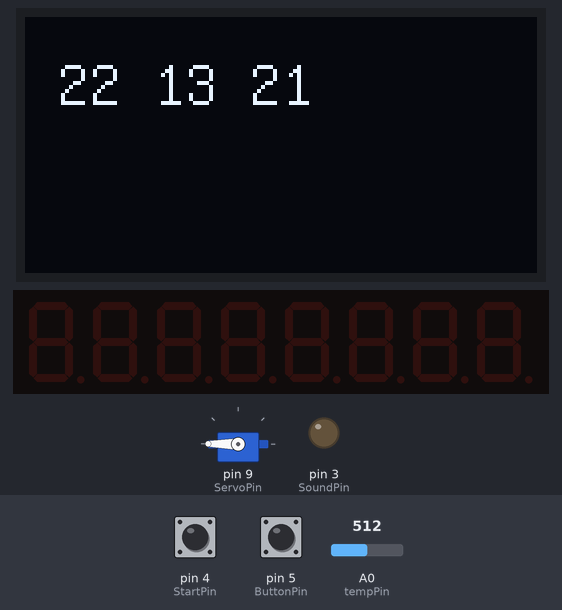
This sketch was run on a simulated Arduino Uno, built with avr-gcc and run on an emulated ATmega328P. Shown: servo, 128×64 one-colour display, 8-digit seven-segment display, output pins drawn as LEDs (lit = HIGH). Dashed ring = blinking. Inputs (shaded band) come from the test bench; at power-on: pin 4 (StartPin) LOW, A0 (tempPin) = 512, pin 5 (ButtonPin) LOW. The local clock reads 2024-03-15 10:24:30 at power-on unless the sketch sets it; what the sketch prints to the serial monitor is not drawn.

Above: at 1.2 s.
1.3 s: pin 4 (StartPin) pulled HIGH for 0.15 s
At 2.1 s:
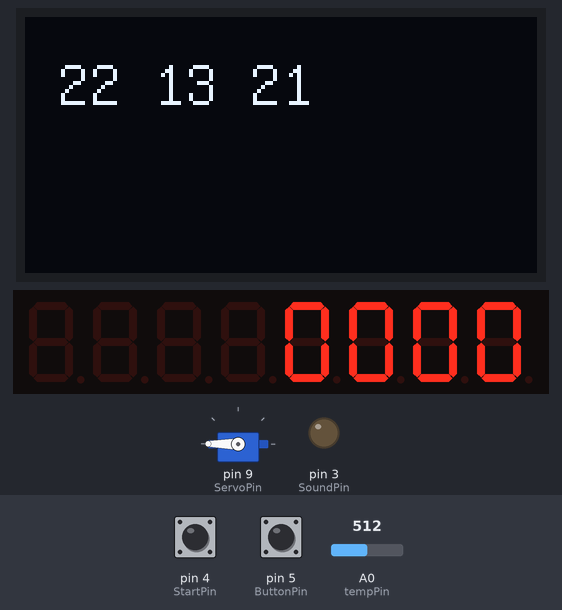
4.4 s: A0 (tempPin) set to 414
6.0 s: A0 (tempPin) set to 388
At 7.9 s:
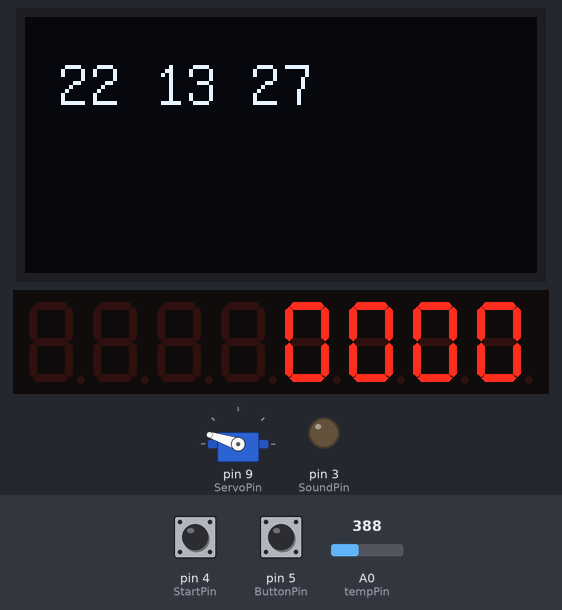
9.0 s: A0 (tempPin) set to 0
At 11.8 s:
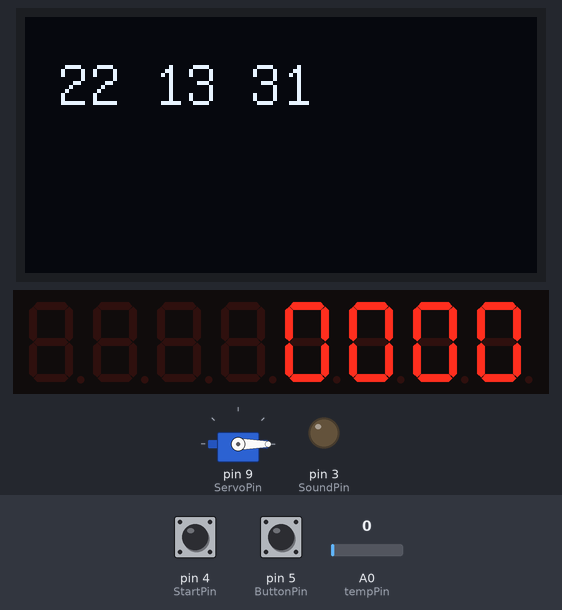
12.0 s: pin 4 (StartPin) pulled HIGH for 1 s
At 13.23 s:
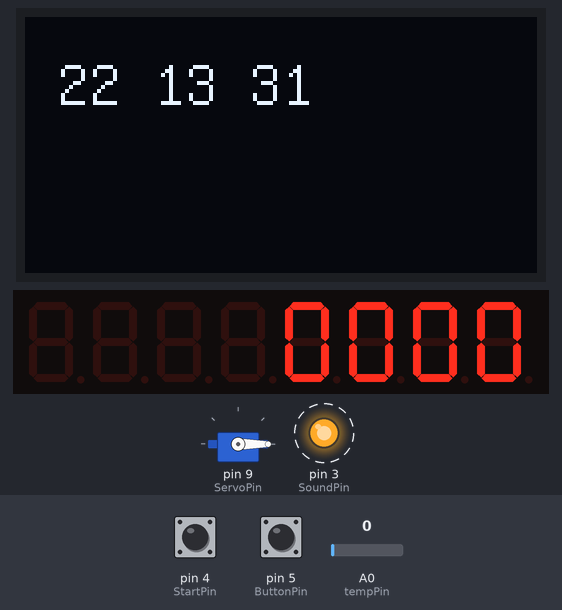
16.0 s: pin 5 (ButtonPin) pulled HIGH for 0.15 s
At 17.9 s:
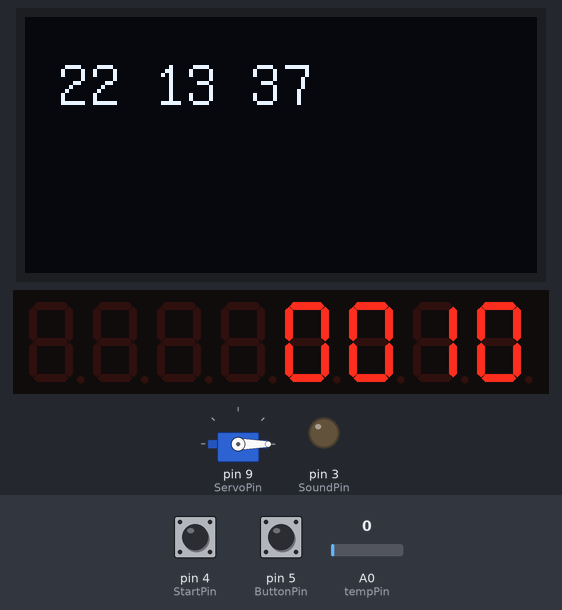
Timing chart, 0 to 18.6 s (numbered marks = the images above; inputs shaded):
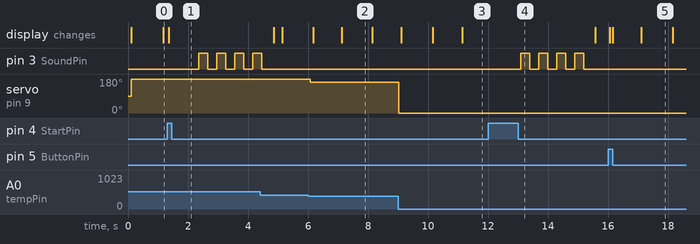

The sketch:

Clock.ino
```cpp
/*
* Name: clock and temp project
* Author: Leo Dahl
* Date: 2024-10-24
* Description: This project uses a ds3231 to measure time and displays the time to an 1306 oled display,
* Further, it measures temprature with a analog temprature module and displays a mapped value to a 9g-servo-motor
*/

// Include Libraries
  #include <RTClib.h>
  #include "LedControl.h"

  #include <Wire.h>
  #include <Servo.h>
  #include "U8glib.h"
  // Init constants
  const int tempPin = A0;
  const int ServoPin = 9;
  const int ButtonPin = 5;
  const int StartPin = 4;
  const int SoundPin = 3;


  // Init global variables

  // construct objects
  U8GLIB_SSD1306_128X64 u8g(U8G_I2C_OPT_NO_ACK);
  LedControl lc=LedControl(12,11,10,1);
  Servo myServo;
  RTC_DS3231 rtc;

  unsigned long delaytime=500;
  int Timer = 0;
  int NumTime = 0;

void setup() {
  // Attach objects

  lc.shutdown(0,false);
  /* Set the brightness to a medium values */
  lc.setIntensity(0,8);
  /* and clear the display */
  lc.clearDisplay(0);


  myServo.attach(ServoPin);

  // init communication
  Serial.begin(9600);
  Wire.begin();
  // Init Hardware
  rtc.begin();
  rtc.adjust(DateTime(F(__DATE__), F(__TIME__)));

  u8g.setFont(u8g_font_unifont);
  u8g.firstPage();

  pinMode(tempPin,INPUT);
  pinMode(SoundPin, OUTPUT);
}

void loop() {

  float buttonRead = digitalRead(ButtonPin);
  float startRead = digitalRead(StartPin);

  if(buttonRead == 1)
  {
    Timer = Timer + 10;
    AddTime(Timer);
  }
  if(startRead == 1)
  {
    Serial.println("Start");
    Countdown(Timer);
  }

  Serial.println("Button is " + String(buttonRead));

  oledWrite(String(getTime()));
  servoWrite(measureTemp());


}


/*
*This function reads time from an ds3231 module and package the time as a String
*Parameters: Void
*Returns: time in hh:mm:ss as String
*/
String getTime() {
  DateTime now = rtc.now();
  Serial.print("Time");
  Serial.println(" " +String(now.hour()) + " " + String(now.minute()) + " " + String(now.second()));
  return (" " +String(now.hour()) + " " + String(now.minute()) + " " + String(now.second()));
}

/*
* This function reads an analog pin connected to an analog temprature sensor and calculates the corresponding temp
*Parameters: Void
*Returns: temperature as float
*/
float measureTemp() {
  float temp = 0;
  float R1 = 10000;  // value of R1 on board
  float logR2, R2, T;
  float c1 = 0.001129148, c2 = 0.000234125, c3 = 0.0000000876741;  //steinhart-hart coeficients for thermistor

  int Vo = analogRead(tempPin);
  R2 = R1 * (1023.0 / (float)Vo - 1.0);  //calculate resistance on thermistor
  logR2 = log(R2);
  temp = (1.0 / (c1 + c2 * logR2 + c3 * logR2 * logR2 * logR2));  // temperature in Kelvin
  temp = temp - 273.15;                                           //convert Kelvin to Celcius

  return temp;
}


/*
* This function takes a string and draws it to an oled display
*Parameters: - text: String to write to display
*Returns: void
*/
void oledWrite(String text) {
  u8g.firstPage();
  do {

    u8g.drawStr(0, 22, text.c_str());
  } while (u8g.nextPage());
}

/*
* takes a temprature value and maps it to corresppnding degree on a servo
*Parameters: - value: temprature
*Returns: void
*/
void servoWrite(float value) {
  Serial.println(value);
  Serial.println(map(value,5,15,0,180));
  myServo.write(map(value,5,15,0,180));
}

void AddTime(int Time)
{
  int ones = Time%10;
  int tens = (Time/10)%10;
  int hundreds = (Time/100)%10;
  int thousands = (Time/1000)%10;
  lc.setDigit(0,3,thousands,false);
  lc.setDigit(0,2,hundreds,false);
  lc.setDigit(0,1,tens,false);
  lc.setDigit(0,0,ones,false);
}

/*
* Takes a time value and counts down and adds it onto the 7 segment display
*Parameters: -value: Time
*Returns: void
*/
void Countdown(int Time)
{
  Serial.println("Added");
  for(int i=Time; i>=0; i--)
  {
    AddTime(i);
    delay(1000);
  }
  Timer = 0;
  Peep();
}

void Peep()
{

  for(int i=3; i>=0; i--)
  {
    digitalWrite(SoundPin, HIGH);
    delay(300);
    digitalWrite(SoundPin, LOW);
    delay(300);
  }
}
```

Measured:
- the behaviour switches between 398 and 397 on A0 (tempPin) (found by bisection; images 1 and 2)
- after the input at 1.3 s, pin 3 (SoundPin): alternates HIGH for 0.30 s and LOW for 0.30 s, starting after 1.1 s; the display: changes after 0.06 s (image 1)
- after the input at 6.0 s, servo on pin 9 (ServoPin): 180° → 162° after 0.08 s
- after the input at 9.0 s, servo on pin 9 (ServoPin): 162° → 0° at once
- after the input at 12.0 s, pin 3 (SoundPin): alternates HIGH for 0.30 s and LOW for 0.30 s, 8 changes in all, then stays LOW, starting after 1.1 s
- what the display in image 2 shows lasts 1.0 s, from 7.1 s to 8.1 s
